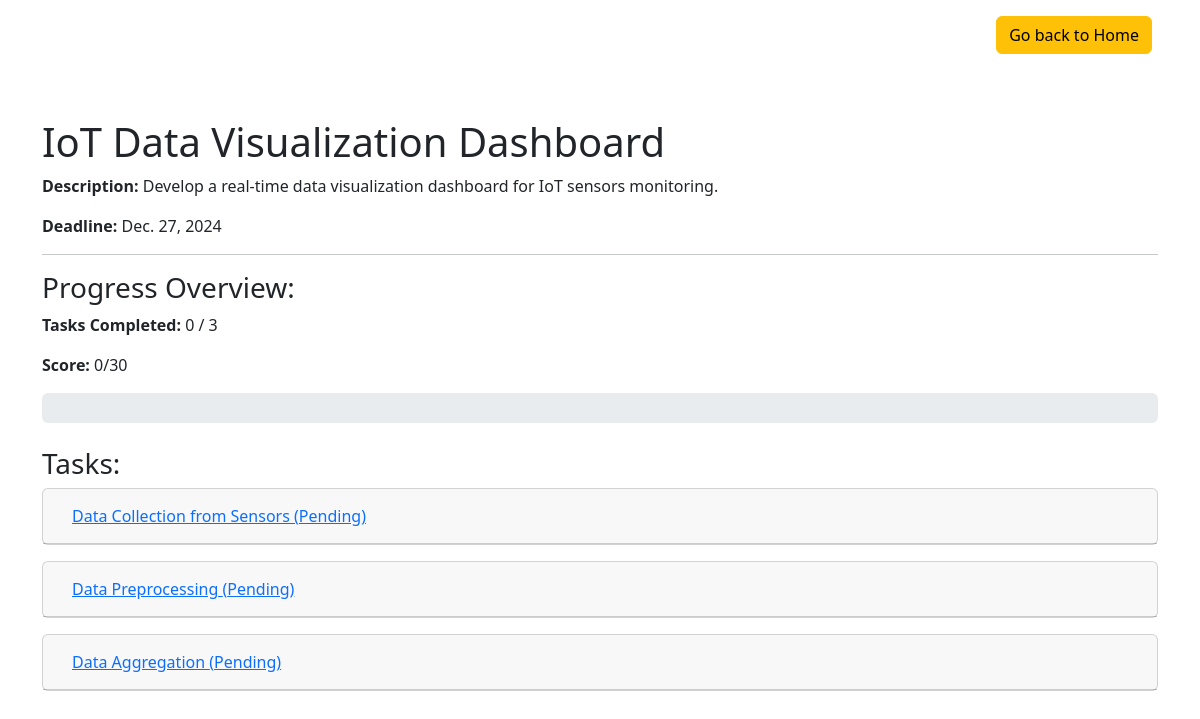
/project/4, run on the app's committed database.
### assignment/models.py (models this page shows, shortened)
class Project(models.Model):
    title = models.CharField(max_length=200)
    description = models.TextField()
    date = models.DateTimeField(auto_now_add=True)
    status = models.CharField(max_length=20, choices=STATUS_CHOICES, default="pending")
    deadline = models.DateField()
    assigned_to = models.ForeignKey(User, on_delete=models.CASCADE, related_name='projects', null=True)
    total_score = models.IntegerField(default=0)  # To store the total score of the project
    marks = models.IntegerField(default=0, null=True, blank=True)
    def calculate_total_score(self):
        total = sum(task.points for task in self.tasks.filter(status='completed'))
        self.total_score = total
        self.save()

class Task(models.Model):
    task = models.CharField(max_length=200, null=False)
    points = models.IntegerField(null=False)
    status = models.CharField(max_length=20, choices=STATUS_CHOICES, default="pending")
    project = models.ForeignKey(Project, on_delete=models.CASCADE, related_name='tasks')  # Link task to project

### assignment/views.py (the view, shortened to what this page needs)
# urls.py: path('project/<id>', projectDetail, name="ProjectDetail"),
def projectDetail(request, id):
    project = get_object_or_404(Project, id=id)
    tasks = project.tasks.all()
    total_tasks = tasks.count()
    completed_tasks = tasks.filter(status='completed').count()
    progress = int((completed_tasks / total_tasks) * 100) if total_tasks > 0 else 0
    project.calculate_total_score()
    context = {
        "project": project,
        "tasks": tasks,
        "total_tasks": total_tasks,
        "completed_tasks": completed_tasks,
        "progress": progress,
        "score": project.total_score,
        "total_score" : project.marks,
        "status_choices": Task._meta.get_field('status').choices,
    }
    return render(request, 'prjdetail.html', context)

### templates/prjdetail.html (shortened to what this page needs)
{% extends "partial/base.html" %}
{% load static %}
{% block content %}
<div class="d-flex">
    <a href="{% url "index" %}" class="ms-auto mx-5 my-3"><button class="btn btn-warning">Go back to Home</button></a>
</div>
<div class="container mt-5">
    <h1>{{ project.title }}</h1>
    <p><strong>Description:</strong> {{ project.description }}</p>
    <p><strong>Deadline:</strong> {{ project.deadline }}</p>
    <hr>
    <h3>Progress Overview:</h3>
    <p><strong>Tasks Completed:</strong> {{ completed_tasks }} / {{ total_tasks }}</p>
    <p><strong>Score:</strong> {{ score }}/{{total_score}}</p>
    <div class="progress mb-4" style="height: 30px;">
    </div>
    <h3>Tasks:</h3>
    <div id="accordion">
        {% for task in tasks %}
        <div class="card mb-3">
            <div class="card-header" id="heading{{ task.id }}">
                <h5 class="mb-0">
                    <button class="btn btn-link" data-bs-toggle="collapse" data-bs-target="#collapse{{ task.id }}" aria-expanded="true" aria-controls="collapse{{ task.id }}">
                        {{ task.task }} ({{ task.get_status_display }})
                    </button>
                </h5>
            </div>
        </div>
        {% empty %}
        <p>No tasks found for this project.</p>
        {% endfor %}
    </div>
</div>
{% endblock content %}

### data on the page
Project: title "IoT Data Visualization Dashboard", description "Develop a real-time data visualization dashboard for IoT sensors monitoring.", deadline "Dec. 27, 2024"
Task: task "Data Collection from Sensors", status "Pending"
Task: task "Data Preprocessing", status "Pending"
Task: task "Data Aggregation", status "Pending"

### other printed values
{{ completed_tasks }} "0"
{{ total_tasks }} "3"
{{ score }} "0"
{{ total_score }} "30"
